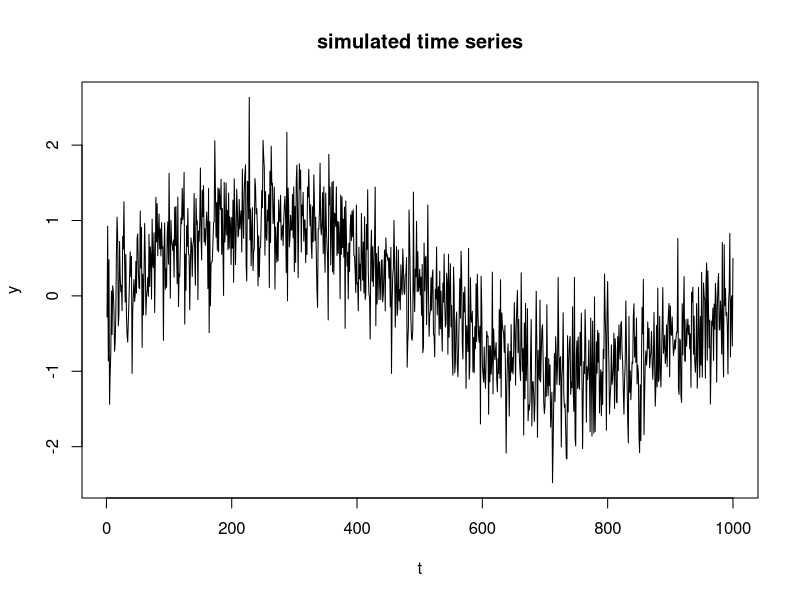
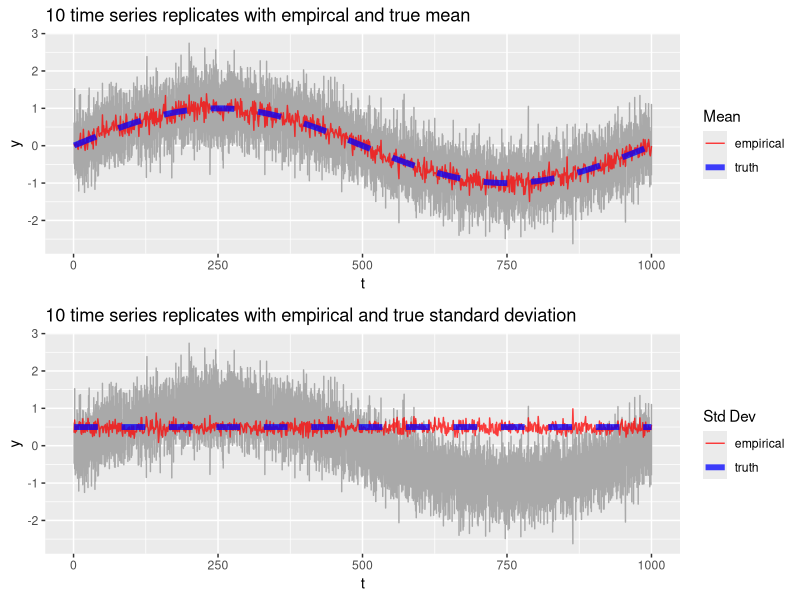
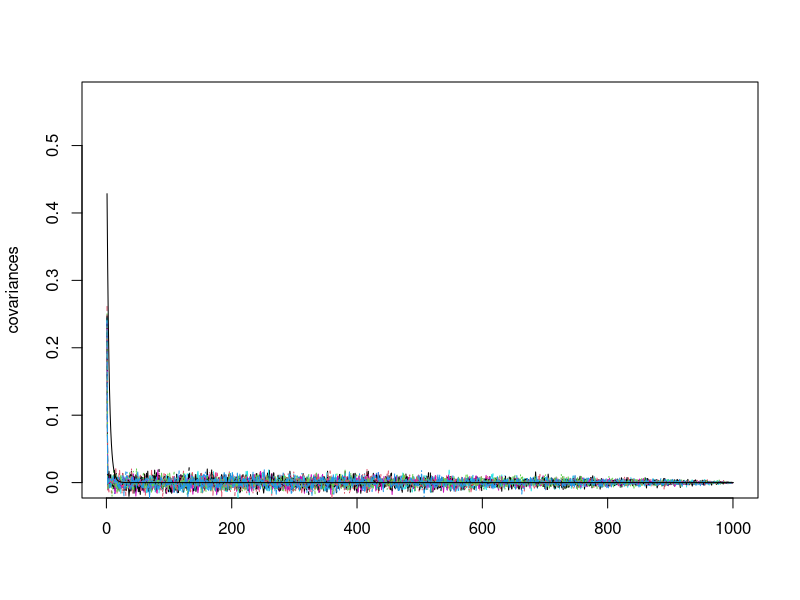

Source code (R) for these figures, in order:
## ---- chunk 1
## Load R packages and define helper functions
library(ggplot2, quietly = TRUE)
library(reshape2, quietly = TRUE)
library(grid, quietly = TRUE)
## Function to plot multiple ggplots on the same image
multiplot <- function(..., plotlist=NULL, cols) {
  require(grid)
	
	# Make a list from the ... arguments and plotlist
	plots <- c(list(...), plotlist)
	
	numPlots = length(plots)
	
	# Make the panel
	plotCols = cols                       # Number of columns of plots
	plotRows = ceiling(numPlots/plotCols) # Number of rows needed, calculated from # of cols
	
	# Set up the page
	grid.newpage()
	pushViewport(viewport(layout = grid.layout(plotRows, plotCols)))
	vplayout <- function(x, y)
		viewport(layout.pos.row = x, layout.pos.col = y)
	
	# Make each plot, in the correct location
	for (i in 1:numPlots) {
		curRow = ceiling(i/plotCols)
		curCol = (i-1) %% plotCols + 1
		print(plots[[i]], vp = vplayout(curRow, curCol ))
	}	
}

##
## function to simulate time series
##

simTimeSeries <- function(t, N, mu, s, phi){
  y <- matrix(0, t, N)                                ## initialize container
  y[1, ] <- mu[1] + rnorm(N, 0, s)                      ## initailize time series at time 1
  epsilon <- rnorm(N*(t-1), 0, s)                     ## independent random error
  y[2:t, ] <- mu[2:t] + phi * y[1:(t-1), ] + epsilon  ## autoregressive model
  return(y)
}

## ---- chunk 2
N <- 1                              ## pick the number of time series
t <- 1000                           ## pick a time series length
mu <- sin(2 * pi * (1:t)/t)
s <- 0.5                            ## pick standard deviation
phi <- 0.75                         ## pick autocorrelation parameter



y <- simTimeSeries(t, N, mu, s, phi)
matplot(y, type="l", main="simulated time series", xlab="t")

## ---- chunk 3
N <- 10                               ## replicates N
y <- simTimeSeries(t, N, mu, s, phi)  ## simulate time series
## legend() add in legend for mean and y label
## Notice that the y axis is shrunk to 0

## 

mean_y <- apply(y, 1, mean)    ##  calculate the mean
var_y <-apply(y, 1, var)       ##  calculate the variance
sd_y <- apply(y, 1, sd)        ##  calculate the standard deviation

time_data <- data.frame(y=y, t=1:t)
melt_time <- melt(time_data, id="t")                        
summary_data <- data.frame(mean_y=mean_y, var_y=var_y, sd_y=sd_y, mu=mu, 
                        s=s, t=1:t)


## plot time series with mean and variance


plot_mean <- ggplot(data = melt_time, aes(y=value, x=t)) + 
  geom_line(alpha=1, colour="darkgrey") + 
  geom_line(data=summary_data, aes(y=mean_y, x=t, colour="empirical"), 
            alpha=0.75) + 
  geom_line(data=summary_data, aes(y=mu, x=t, colour="truth"), alpha=0.75, 
            lty=2, lwd=2) + 
  scale_colour_manual("Mean", labels=c("empirical", "truth"), 
                      values=c("empirical"="red","truth"="blue")) + 
  scale_y_continuous("y") + scale_x_continuous("t") +
  ggtitle(paste(min(N, 10), 
                "time series replicates with empircal and true mean"))
 
plot_sd <- ggplot(data = melt_time, aes(y=value, x=t)) + 
  geom_line(alpha=1, colour="darkgrey") + 
  geom_line(data=summary_data, aes(y=sd_y, x=t, colour="empirical"), 
            alpha=0.75) + 
  geom_line(data=summary_data, aes(y=s, x=t, colour="truth"), alpha=0.75, 
            lty=2, lwd=2) + 
  scale_colour_manual("Std Dev", labels=c("empirical", "truth"), 
                      values=c("empirical"="red","truth"="blue")) + 
  scale_y_continuous("y") + scale_x_continuous("t") + 
  ggtitle(paste(min(N, 10), 
                "time series replicates with empirical and true standard deviation"))


multiplot(plot_mean, plot_sd, cols=1)
#   scale_fill_discrete(breaks=c(expression(hat(mu)), expression(mu)))
# matplot(y[, 1:min(N, 10)], type="l", col=adjustcolor("grey", alpha.f = 0.75),
#         main=paste(min(N, 10), " simulated time series", sep="") , xlab="t", ylab="y")
# matplot(mean_y, type="l", col=adjustcolor("red", alpha.f=0.75), lwd = 2, add = TRUE)
# lines(1:t, mu, col = adjustcolor("blue", alpha.f=0.75), lty=2, lwd = 3)
# legend("topright", c(expression(hat(mu)), expression(hat(mu))), lty=c(1,2),
#        col=c(adjustcolor("red", alpha.f=0.75), 
#              adjustcolor("blue", alpha.f=0.75)), lwd=c(3,3), cex=0.5)
# matplot(y[, 1:min(N, 10)], type="l", col=adjustcolor("grey", alpha.f = 0.75),
#         main=paste(min(N, 10), " simulated time series", sep="") , xlab="t", ylab="y")
# matplot(sd_y, type = 'l', add = TRUE, col = 'red', lwd = 3)
# lines(1:t, rep(s, t), col =adjustcolor("blue", alpha.f=0.75), lty=2, lwd=3)
# legend("topright", c(expression(hat(sigma)), expression(hat(sigma))), lty=c(1,2),
#        col=c(adjustcolor("red", alpha.f=0.75), 
#              adjustcolor("blue", alpha.f=0.75)), lwd=c(3,3), cex=0.5)
## ---- chunk 4
## detrend the time series
y_detrend <- y-mu
covariances <- matrix(0, t, N)
for(i in 1:N){
  covariances[, i] <- c(acf(y_detrend[,i], type="covariance", plot=FALSE, 
                            lag.max=t)$acf)
}
matplot(covariances, type='l', ylim=c(0, s^2/(1-phi^2) ))
lines(s^2/(1-phi^2) * phi^(1:t))

